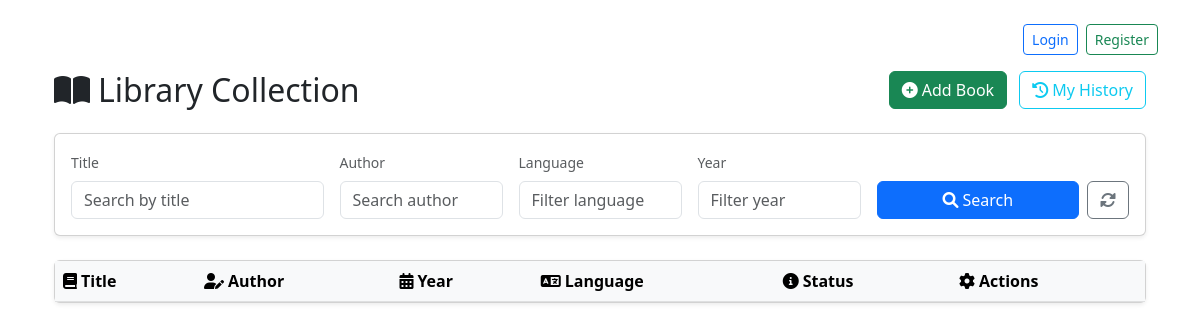
Before: / with the older database file.
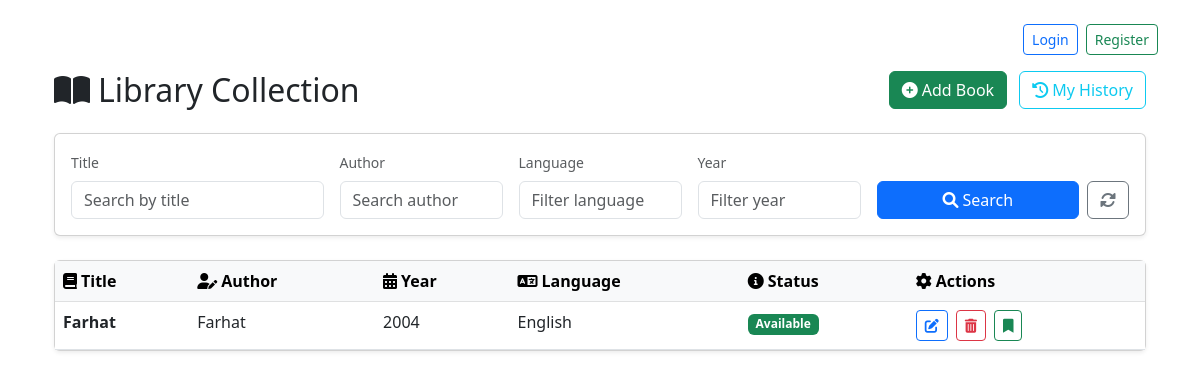
After: the same page with the newer database file.
### app/models.py (models this page shows)
class Book(db.Model):
    id = db.Column(db.Integer, primary_key=True)
    title = db.Column(db.String(128))
    author = db.Column(db.String(128))
    year = db.Column(db.Integer)
    language = db.Column(db.String(64))
    available = db.Column(db.Boolean, default=True)
    checkouts = db.relationship('Checkout', backref='book', lazy='dynamic')

### app/routes/book_routes.py (the view)
@bp.route('/', methods=['GET'])
def index():
    query = Book.query
    title = request.args.get('title')
    author = request.args.get('author')
    language = request.args.get('language')
    year = request.args.get('year')
    if title:
        query = query.filter(Book.title.ilike(f'%{title}%'))
    if author:
        query = query.filter(Book.author.ilike(f'%{author}%'))
    if language:
        query = query.filter(Book.language.ilike(f'%{language}%'))
    if year:
        query = query.filter(Book.year == year)
    books = query.all()
    return render_template('books.html', books=books)

### app/templates/books.html
{% extends "base.html" %}
{% block content %}
<div class="container">
    <div class="d-flex justify-content-between align-items-center mb-4">
        <h2 class="mb-0">
            <i class="fas fa-book-open me-2"></i>Library Collection
        </h2>
        <div>
            <a class="btn btn-success" href="{{ url_for('book.add_book') }}">
                <i class="fas fa-plus-circle me-1"></i>Add Book
            </a>
            <a class="btn btn-outline-info ms-2" href="{{ url_for('checkout.history') }}">
                <i class="fas fa-history me-1"></i>My History
            </a>
        </div>
    </div>
    <div class="card shadow-sm mb-4">
        <div class="card-body">
            <form method="get" class="row g-3 align-items-end">
                <div class="col-md-3">
                    <label class="form-label small text-muted">Title</label>
                    <input name="title" class="form-control" placeholder="Search by title">
                </div>
                <div class="col-md-2">
                    <label class="form-label small text-muted">Author</label>
                    <input name="author" class="form-control" placeholder="Search author">
                </div>
                <div class="col-md-2">
                    <label class="form-label small text-muted">Language</label>
                    <input name="language" class="form-control" placeholder="Filter language">
                </div>
                <div class="col-md-2">
                    <label class="form-label small text-muted">Year</label>
                    <input name="year" type="number" class="form-control" placeholder="Filter year">
                </div>
                <div class="col-md-3 d-flex">
                    <button class="btn btn-primary me-2 flex-grow-1">
                        <i class="fas fa-search me-1"></i>Search
                    </button>
                    <a href="{{ url_for('book.index') }}" class="btn btn-outline-secondary">
                        <i class="fas fa-sync-alt"></i>
                    </a>
                </div>
            </form>
        </div>
    </div>
    <div class="card shadow-sm">
        <div class="card-body p-0">
            <div class="table-responsive">
                <table class="table table-hover mb-0">
                    <thead class="table-light">
                        <tr>
                            <th><i class="fas fa-book me-1"></i>Title</th>
                            <th><i class="fas fa-user-edit me-1"></i>Author</th>
                            <th><i class="fas fa-calendar-alt me-1"></i>Year</th>
                            <th><i class="fas fa-language me-1"></i>Language</th>
                            <th><i class="fas fa-info-circle me-1"></i>Status</th>
                            <th><i class="fas fa-cog me-1"></i>Actions</th>
                        </tr>
                    </thead>
                    <tbody>
                        {% for book in books %}
                        <tr>
                            <td class="fw-bold">{{ book.title }}</td>
                            <td>{{ book.author }}</td>
                            <td>{{ book.year }}</td>
                            <td>{{ book.language }}</td>
                            <td>
                                <span class="badge bg-{{ 'success' if book.available else 'warning' }}">
                                    {{ 'Available' if book.available else 'Checked Out' }}
                                </span>
                            </td>
                            <td>
                                <div class="d-flex gap-2">
                                    <a class="btn btn-sm btn-outline-primary"
                                       href="{{ url_for('book.edit_book', book_id=book.id) }}"
                                       title="Edit">
                                        <i class="fas fa-edit"></i>
                                    </a>
                                    <a class="btn btn-sm btn-outline-danger"
                                       href="{{ url_for('book.delete_book', book_id=book.id) }}"
                                       title="Delete">
                                        <i class="fas fa-trash-alt"></i>
                                    </a>
                                    {% if book.available %}
                                    <a class="btn btn-sm btn-outline-success"
                                       href="{{ url_for('checkout.borrow', book_id=book.id) }}"
                                       title="Check Out">
                                        <i class="fas fa-bookmark"></i>
                                    </a>
                                    {% else %}
                                    <a class="btn btn-sm btn-outline-warning"
                                       href="{{ url_for('checkout.return_book', book_id=book.id) }}"
                                       title="Return">
                                        <i class="fas fa-undo-alt"></i>
                                    </a>
                                    {% endif %}
                                </div>
                            </td>
                        </tr>
                        {% endfor %}
                    </tbody>
                </table>
            </div>
        </div>
    </div>
</div>
{% endblock %}

### app/templates/base.html (shortened to what this page needs)
<!DOCTYPE html>
<html lang="en">
<head>
    <link href="https://cdn.jsdelivr.net/npm/bootstrap@5.3.0/dist/css/bootstrap.min.css" rel="stylesheet">
    <link rel="stylesheet" href="https://cdnjs.cloudflare.com/ajax/libs/font-awesome/6.0.0/css/all.min.css">
    <link rel="stylesheet" href="C:\Users\Kabul Royals\OneDrive\Documents\library_management\app\static\css\style.css">
</head>
<body>
    <div class="container mt-4">
        <div class="d-flex justify-content-end mb-3">
            {% if current_user.is_authenticated %}
                <span class="me-3">Hello, {{ current_user.username }}</span>
                <a href="{{ url_for('auth.logout') }}" class="btn btn-outline-danger btn-sm">Logout</a>
            {% else %}
                <a href="{{ url_for('auth.login') }}" class="btn btn-outline-primary btn-sm me-2">Login</a>
                <a href="{{ url_for('auth.register') }}" class="btn btn-outline-success btn-sm">Register</a>
            {% endif %}
        </div>
        {% block content %}{% endblock %}
    </div>
</body>
</html>

Changed rows visible on the page:
added Book: title "Farhat", author "Farhat", year "2004", language "English", available "Available"
